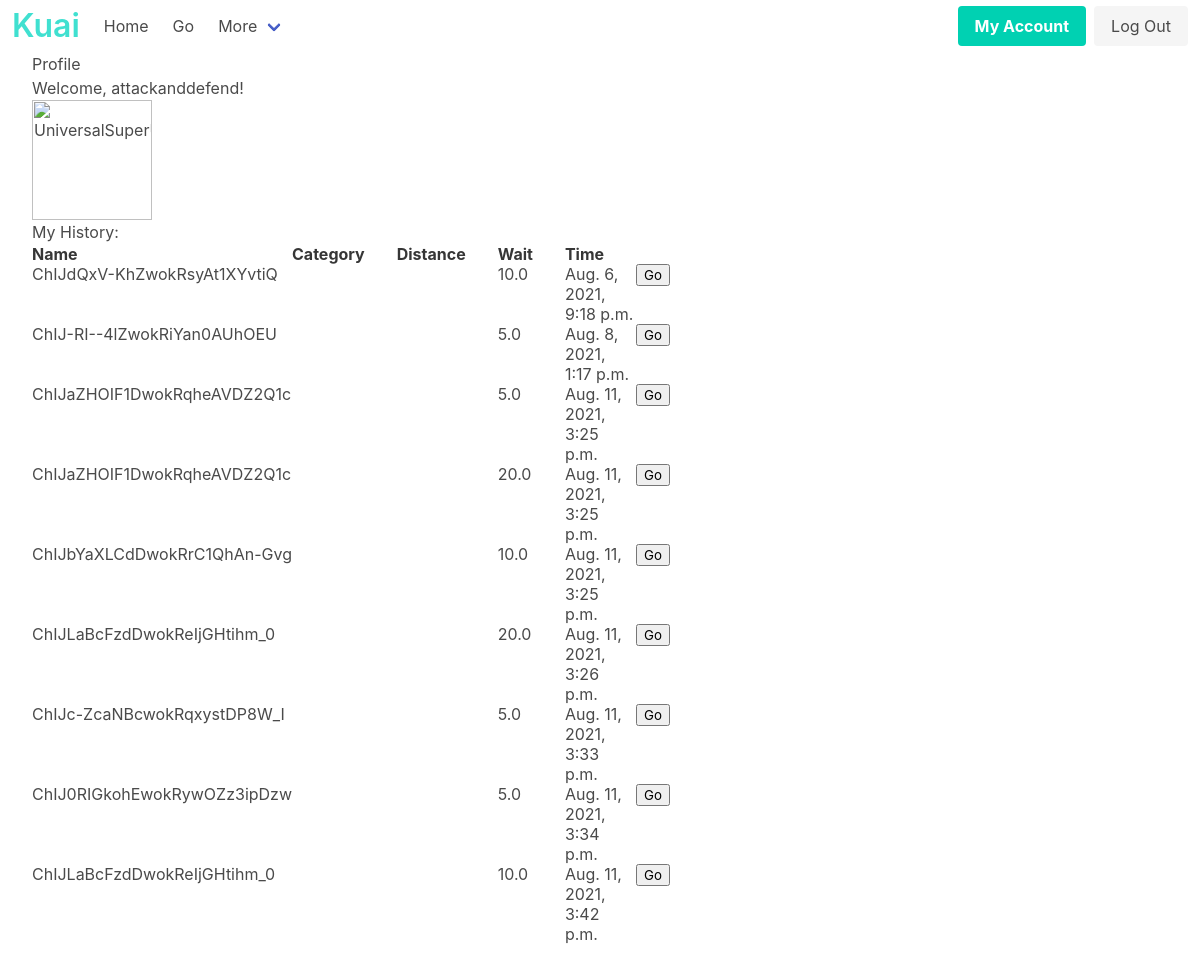
The page /profile (signed in) on the database its author committed.
### Landing/models.py (models this page shows, shortened)
class User(AbstractBaseUser, PermissionsMixin):
    username = models.CharField(max_length=40, unique=True, validators=[
        validate_user
    ])
    first_name = models.CharField(max_length=40)
    last_name = models.CharField(max_length=40)
    email = models.EmailField()
    is_business = models.BooleanField(default = False)
    is_staff = models.BooleanField(default = False)
    is_superuser = models.BooleanField(default = False)
    REQUIRED_FIELDS = ['email', 'first_name', 'last_name']
    USERNAME_FIELD = 'username'
    EMAIL_FIELD = 'email'
    objects = AccountManager()
    def __str__(self):
        return self.username

class waitData(models.Model):
    wait_time = models.FloatField(validators = [MinValueValidator(0)], null = False, blank = False)
    business = models.ForeignKey("Business", on_delete=models.CASCADE, related_name="review", null=True, blank=True)
    start_time = models.DateTimeField(default= django.utils.timezone.now, null= False, blank = False,)
    expiration_time = models.DateTimeField(default = getExperationTime, null = False, blank = False,)
    author = models.ForeignKey("Profile", related_name='all_time_updates', on_delete=CASCADE)
    REQUIRED_FIELDS = ['wait_time', 'author', 'business', 'expiration_time']

class Business(models.Model):
    lat = models.FloatField(blank = False, null = True)
    lon = models.FloatField(blank = False, null = True)
    verified = models.BooleanField(null = False, blank = False, default = False)
    expiration_time = models.DateTimeField(default=get_biz_expiration, null = False, blank = False)
    placeID = models.TextField(null = False, blank=False, unique = True, default = False)
    REQUIRED_FIELDS = ['lat', 'lon', 'verified', 'placeID', "expiration_time"]
    def get_short_name(self):
        return self.placeID
    objects = Business_Manager()

### Landing/views.py (the view)
# urls.py: path("profile", views.profile, name="profile"),
@login_required(login_url='/accounts/login/')
def profile(request):
    current_user = request.user
    print(current_user.id)
    for attr, value in vars(current_user).items():
        print("Attribute: " + str(attr or ""))
        print("Value: " + str(value or ""))
        print(current_user.profile.birth_date)
    print(current_user._wrapped.username)
    return render(request, "Landing/profile.html")

### Landing/models.py (called while the page is built, shortened)
    def to_python(self, value):
        class SubList(list):
            def __init__(self, token, *args):
                self.token = token
                super().__init__(*args)
        if isinstance(value, list):
            return value
        if value is None:
            return SubList(self.token)
        return SubList(self.token, value.split(self.token))

    def from_db_value(self, value, expression, connection):
        return self.to_python(value)

### Landing/templates/Landing/profile.html (shortened to what this page needs)
{% load socialaccount %}
<html>
  <head>
    {% load static %}
    <link rel="stylesheet" type="text/css" href="{% static 'Landing/css/profile.css' %}">
  </head>
  {% block content %}
  {% include 'Landing/navbar.html' %}
<div id="profile">
  <h1>Profile</h1>
  {% if user.is_authenticated %}
<div id="maincontent">
  <div>
    <p>Welcome, {{ user.username }}!</p>
    <img class="is-rounded" src="../../bios/Landing/pfps/UniversalSuperUser" alt="UniversalSuperUser" width="120" height="90">
  <h1>My History: </h1>
  <table class="sortable">
  <thead class="thead">
    <tr class="tr">
        <th class="th">
          Name
        </th>
        <th class="th">Category</th>
        <th class="th">Distance</th>
        <th class="th">Wait</th>
        <th class="th">Time</th>
    </tr>
  </thead>
{% for i in user.profile.all_time_updates.all %}
  <tr class="tr">
    <td class="td"><span class="HistoryName">{{i.business.get_short_name}}</span></td>
    <td class="td"> </td>
    <td class="td"> </td>
    <td class="td">{{i.wait_time}}</td>
    <td class="td">{{i.start_time}}</td>
    <td class="sorttable_nosort"><button class="HistoryButtons">Go</button></td>
  </tr>
{% endfor%}
  </table>
</div>
<div id="map"></div>
{% else %}
<p>Welcome, friend!</p>
{% endif %}
</div>
  {% endblock %}
  </div>
</html>

### Landing/static/Landing/css/profile.css (style rules this page uses)
#maincontent { display: flex; height: 100%; }
#maincontent > * { width: 50%; }
#map { height:100%; }
#profile { flex-grow: 1; }
.th { padding-right: 2rem; }

### Landing/templates/Landing/profile.html (style rules this page uses)
#profile { margin-left: 2em; }

### rows shown on the page
User: username "attackanddefend"
waitData: business.get_short_name "ChIJdQxV-KhZwokRsyAt1XYvtiQ", wait_time "10.0", start_time "Aug. 6, 2021, 9:18 p.m."
waitData: business.get_short_name "ChIJ-RI--4lZwokRiYan0AUhOEU", wait_time "5.0", start_time "Aug. 8, 2021, 1:17 p.m."
waitData: business.get_short_name "ChIJaZHOIF1DwokRqheAVDZ2Q1c", wait_time "5.0", start_time "Aug. 11, 2021, 3:25 p.m."
waitData: business.get_short_name "ChIJaZHOIF1DwokRqheAVDZ2Q1c", wait_time "20.0", start_time "Aug. 11, 2021, 3:25 p.m."
waitData: business.get_short_name "ChIJbYaXLCdDwokRrC1QhAn-Gvg", wait_time "10.0", start_time "Aug. 11, 2021, 3:25 p.m."
waitData: business.get_short_name "ChIJLaBcFzdDwokReIjGHtihm_0", wait_time "20.0", start_time "Aug. 11, 2021, 3:26 p.m."
waitData: business.get_short_name "ChIJc-ZcaNBcwokRqxystDP8W_I", wait_time "5.0", start_time "Aug. 11, 2021, 3:33 p.m."
waitData: business.get_short_name "ChIJ0RIGkohEwokRywOZz3ipDzw", wait_time "5.0", start_time "Aug. 11, 2021, 3:34 p.m."
waitData: business.get_short_name "ChIJLaBcFzdDwokReIjGHtihm_0", wait_time "10.0", start_time "Aug. 11, 2021, 3:42 p.m."
